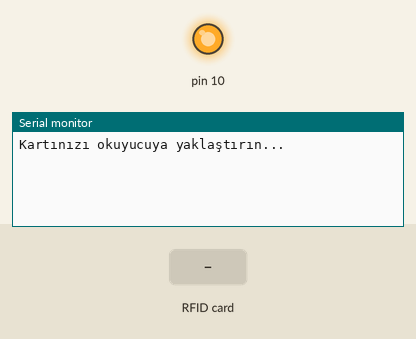
Simulated run of this sketch. Board: Arduino Uno, built with avr-gcc and run on an emulated ATmega328P. Shown: output pins drawn as LEDs (lit = HIGH), the last lines printed to the serial monitor. The inputs (shaded band) are chosen by the test bench.

Above: at 1.2 s.
1.3 s: RFID card 82 96 7E 21 held to the reader
At 2.4 s:
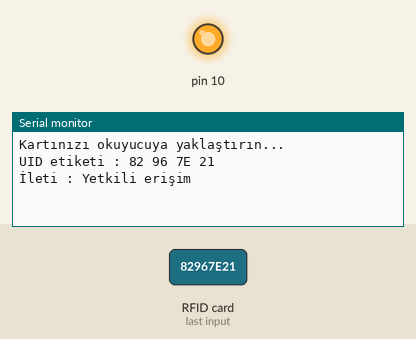
2.8 s: RFID card 5E 7A 19 C4 held to the reader
At 3.8 s:
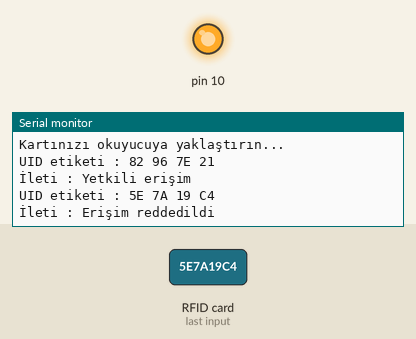

The sketch:

yeni_tek_kart_okuma_rfid.ino
```cpp
#include <SPI.h>
#include <MFRC522.h>

#define SS_PIN 7
#define RST_PIN 9
MFRC522 mfrc522(SS_PIN, RST_PIN);   // MFRC522 örneği oluşturun.

void setup()
{
  Serial.begin(9600);   // Seri iletişim başlat
  SPI.begin();      // SPI veri yolunu başlat
  mfrc522.PCD_Init();   // MFRC522'yi başlatın
  Serial.println("Kartınızı okuyucuya yaklaştırın...");
  Serial.println();

}
void loop()
{
  // Yeni kartlar arayın
  if ( ! mfrc522.PICC_IsNewCardPresent())
  {
    return;
  }
  // Kartlardan birini seçin
  if ( ! mfrc522.PICC_ReadCardSerial())
  {
    return;
  }
  //UID'yi seri monitörde göster
  Serial.print("UID etiketi :");
  String content= "";
  byte letter;
  for (byte i = 0; i < mfrc522.uid.size; i++)
  {
     Serial.print(mfrc522.uid.uidByte[i] < 0x10 ? " 0" : " ");
     Serial.print(mfrc522.uid.uidByte[i], HEX);
     content.concat(String(mfrc522.uid.uidByte[i] < 0x10 ? " 0" : " "));
     content.concat(String(mfrc522.uid.uidByte[i], HEX));
  }
  Serial.println();
  Serial.print("İleti : ");
  content.toUpperCase();
  if (content.substring(1) == "82 96 7E 21") //erişim vermek istediğiniz kartın/kartların UID'sini buradan değiştirin
  {
    Serial.println("Yetkili erişim");
    Serial.println();
    delay(1000);
  }

 else   {
    Serial.println("Erişim reddedildi");
    delay(1000);
  }
}
```

Measured:
- after the input at 1.3 s, the serial monitor: prints a new line at once (image 1)
- after the input at 2.8 s, the serial monitor: prints a new line at once (image 2)
